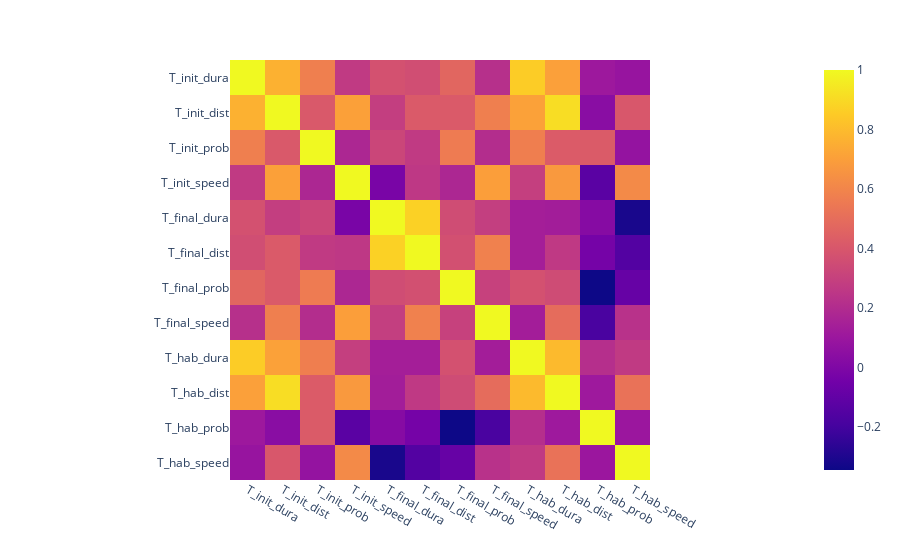

Notebook code cell kept with this figure:
### Code cell
fig = px.imshow(Corr_Neuron)
fig.show()

### Figure 1 — Plotly figure (JSON) as saved in the notebook; plotly's stock layout.template omitted (floating-point values rounded to 4 significant figures; data arrays with more than 128 entries replaced by an {"elided": "..."} marker saying what was removed)
{"data": [{"coloraxis": "coloraxis", "hovertemplate": "x: %{x}<br>y: %{y}<br>color: %{z}<extra></extra>", "type": "heatmap", "x": ["T_init_dura", "T_init_dist", "T_init_prob", "T_init_speed", "T_final_dura", "T_final_dist", "T_final_prob", "T_final_speed", "T_hab_dura", "T_hab_dist", "T_hab_prob", "T_hab_speed"], "y": ["T_init_dura", "T_init_dist", "T_init_prob", "T_init_speed", "T_final_dura", "T_final_dist", "T_final_prob", "T_final_speed", "T_hab_dura", "T_hab_dist", "T_hab_prob", "T_hab_speed"], "z": {"elided": "12x12 float values"}}], "layout": {"coloraxis": {"colorscale": [[0, "#0d0887"], [0.1111, "#46039f"], [0.2222, "#7201a8"], [0.3333, "#9c179e"], [0.4444, "#bd3786"], [0.5556, "#d8576b"], [0.6667, "#ed7953"], [0.7778, "#fb9f3a"], [0.8889, "#fdca26"], [1, "#f0f921"]]}, "margin": {"t": 60}, "xaxis": {"constrain": "domain", "scaleanchor": "y"}, "yaxis": {"autorange": "reversed", "constrain": "domain"}}}
